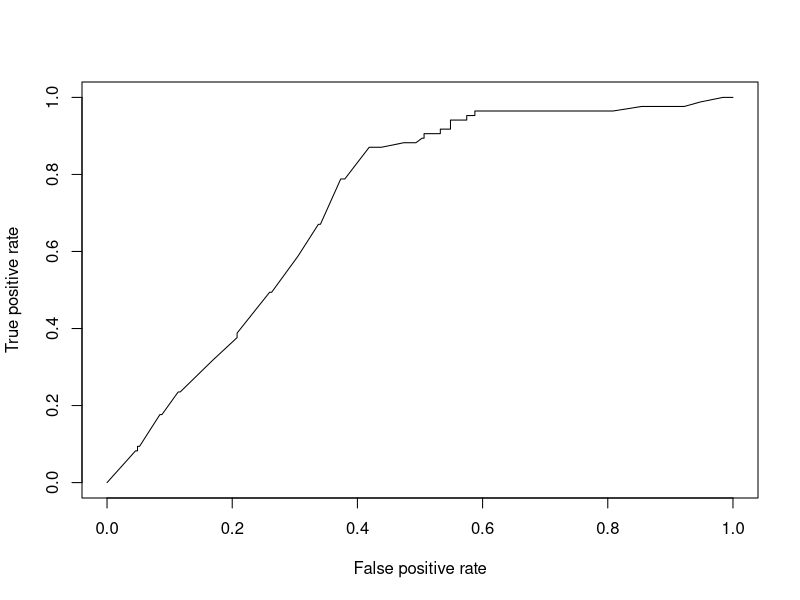

This figure's R source:
library(ROCR)

labels <- read.csv("labels.txt",sep="\n",header=F) 
predictions <- read.csv("p_values.txt",sep="\n",header=F)

pred <- prediction( predictions, labels )
perf <- performance( pred, "tpr", "fpr" )
pdf(plot( perf ))
